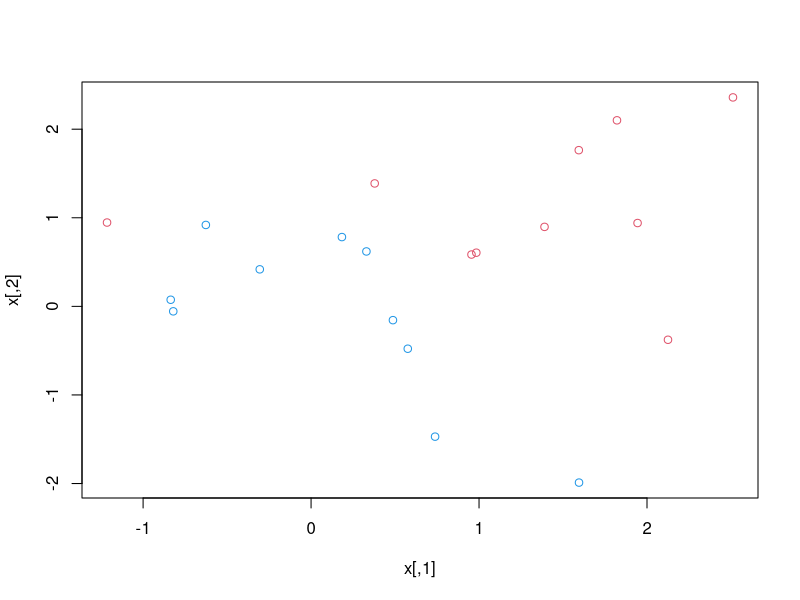
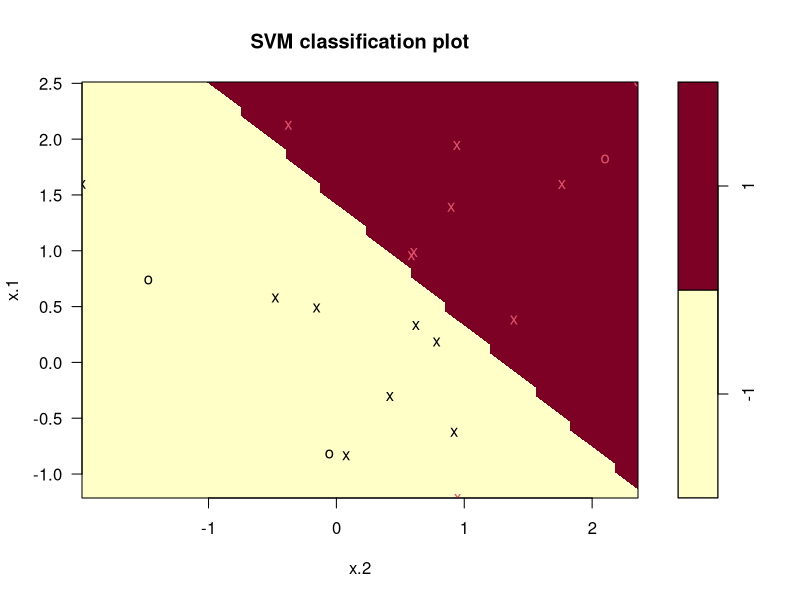
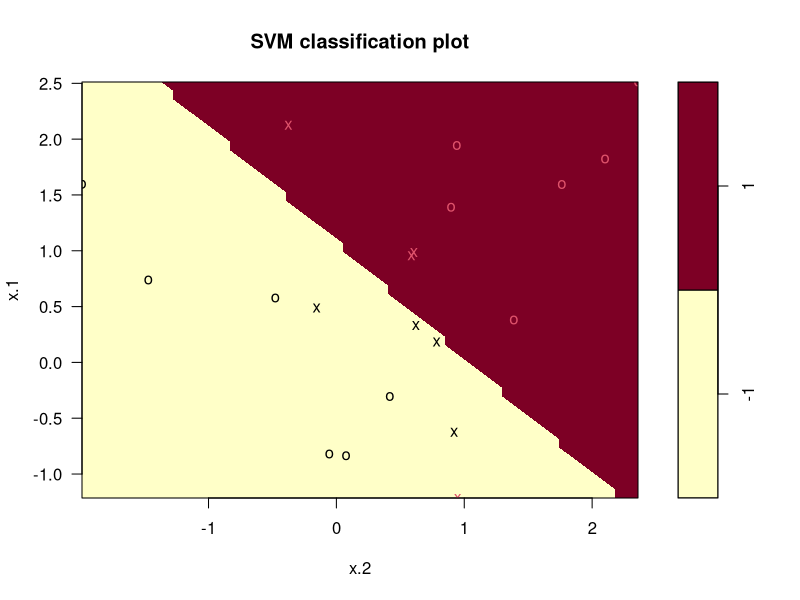
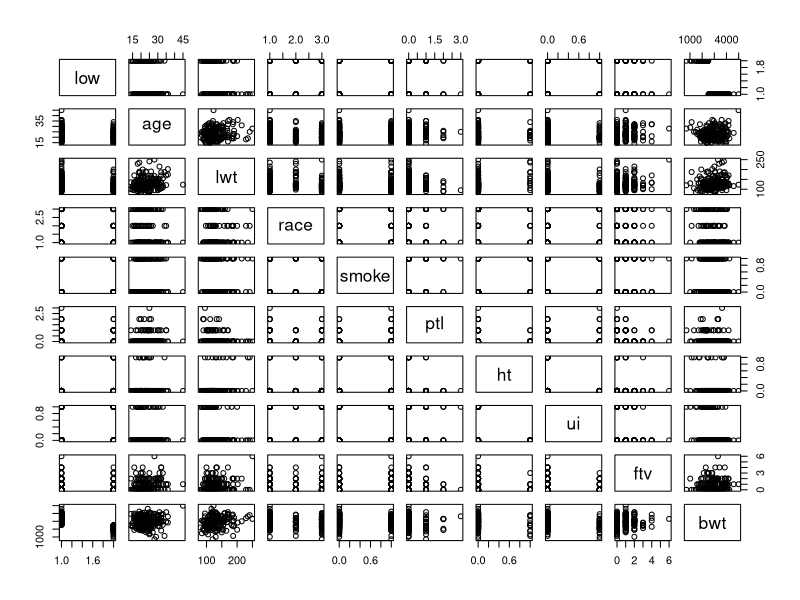

Write the R code that produced these figures, in order. (Note: this script raises an error after producing the figures.)
## 11/06/2019
## ML II Workshop 5
## SVM
set.seed(1)
#require(ISLR); require(MASS); require(e1071); require(gbm)
require(e1071)

# (1) James Lab
# small cost - wide margin area
# high cost - small margin area
# generate data for two classes and see if they are nicely separable
x = matrix(rnorm(20 * 2), ncol = 2)
y = c(rep(-1, 10), rep(1, 10))
x[y==1, ] = x[y==1, ] + 1 # generate two classes, i.e. -1 and 1 respectively
plot(x, col = (3 - y))
# they are not clearly separable
dat = data.frame(x = x, y = as.factor(y)) # SVM needs the response to be a factor
svmfit = svm(y~., data = dat, kernel = "linear", cost = 0.10, scale = FALSE) # do not scale to mean=0 or sd=1
plot(svmfit, dat)

# show the support vectors
svmfit$index
summary(svmfit)
# with smaller cost the margin is wider, thus giving us more support vectors now
# use tune() to perform CV on our data and for SVM for several cost levels
tune.out = tune(svm, y~., data = dat, kernel = "linear", ranges = list(cost = c(0.001, 0.01, 0.1, 1, 5, 10, 100)))
summary(tune.out) # cost=0.1 results in the lowest cv error
bestmod = tune.out$best.model
summary(bestmod); plot(bestmod, dat, main = "Best Mod after CV")

# Prediction
xtest = matrix(rnorm(20 * 2), ncol = 2)
ytest = sample(c(-1, 1), 20, rep = TRUE) # test response
xtest[ytest == 1, ] = xtest[ytest == 1, ] + 1
testdat = data.frame(x = xtest, y = as.factor(ytest))

ypred = predict(bestmod, testdat)
table(predict = ypred, truth = testdat$y)

# (2) birth weight data set
require(MASS); data("birthwt")
# obtain a classifier for the variable "low" (indicator of birth weight less than 2.5 kg)
# bwt should be binned then
birthwt$low <- as.factor(birthwt$low) # factor for the response
plot(birthwt)
svmfit = svm(low ~. - bwt, data = birthwt, kernel = "linear", cost = 0.10, scale = FALSE) # do not scale to mean=0 or sd=1
#table(svmfit$fitted, birthwt$low)
pred = predict(svmfit, birthwt)
table(pred, birthwt$low)
plot(svmfit, birthwt)
